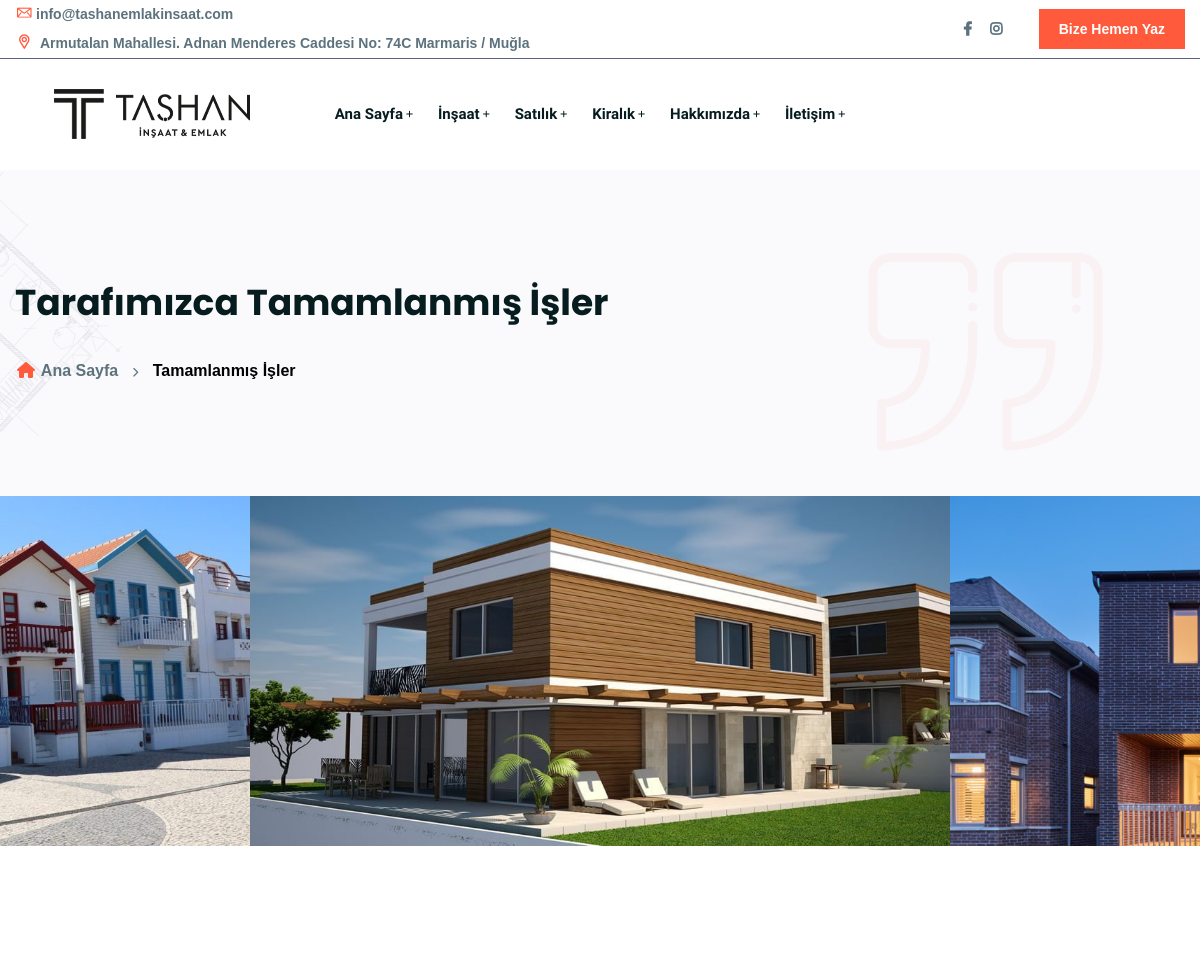
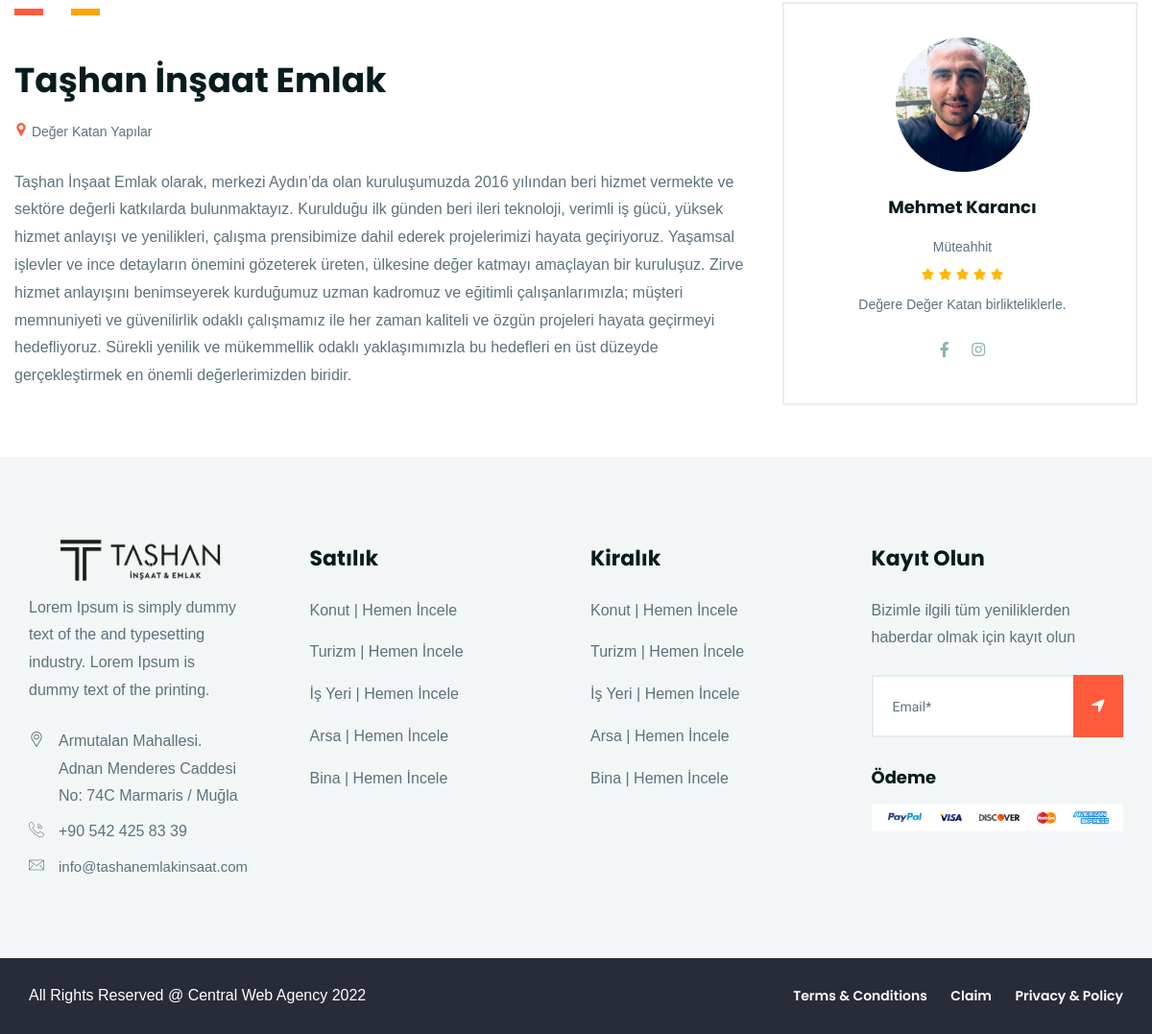
The page /tashan-emlak/works/ on the database its author committed (2 pictures, top to bottom).
### realestate/models.py (models this page shows, shortened)
class Works(models.Model):
    title = models.CharField(max_length=50, blank=True)
    image = models.ImageField(blank=True, upload_to='images/')

class Category(models.Model):
    name = models.CharField(max_length=10,choices=MODEL)
    model = models.CharField(max_length=200, db_index=True,default='Modeli Yazınıcız')
    slug = models.SlugField(max_length=200, db_index=True)

### realestate/views.py (the view)
# urls.py: path('works/',views.work_list,name='works'),
def work_list(request):
    sender = Category.objects.all()
    products = Works.objects.all()
    saleminilistnavbar = Product.objects.filter(type__name__icontains='Satılık')
    rentminilistnavbar = Product.objects.filter(type__name__icontains='Kiralık')
    context = {
        'products':products,
        'sender':sender ,
        'saleminilistnavbar':saleminilistnavbar,
        'rentminilistnavbar':rentminilistnavbar
    }
    return render(request,'central/work.html',context)

### realestate/templates/central/work.html (shortened to what this page needs)
{% extends "base.html" %}
{% load static i18n %}
{% load humanize %}
{% block content %}
    <div class="ltn__breadcrumb-area text-left bg-overlay-white-30 bg-image mb-0"  data-bs-bg="{% static 'img/bg/20.jpg' %}">
        <div class="container">
            <div class="row">
                <div class="col-lg-12">
                    <div class="ltn__breadcrumb-inner">
                        <h1 class="page-title">Tarafımızca Tamamlanmış İşler</h1>
                        <div class="ltn__breadcrumb-list">
                            <ul>
                                <li><a href="/"><span class="ltn__secondary-color"><i class="fas fa-home"></i></span> Ana Sayfa</a></li>
                                <li>Tamamlanmış İşler</li>
                            </ul>
                        </div>
                    </div>
                </div>
            </div>
        </div>
    </div>
    <div class="ltn__img-slider-area mb-90">
        <div class="container-fluid">
            <div class="row ltn__image-slider-5-active slick-arrow-1 slick-arrow-1-inner ltn__no-gutter-all">
              {% for x in products %}
                <div class="col-lg-12">
                    <div class="ltn__img-slide-item-4">
                        <a href="{% if x.image %}{{ x.image.url }}{% endif %}" data-rel="lightcase:myCollection">
                            <img src="{% if x.image %}{{ x.image.url }}{% endif %}" alt="Image">
                        </a>
                    </div>
                </div>
              {% endfor %}
            </div>
        </div>
    </div>
    <div class="ltn__shop-details-area pb-10">
        <div class="container">
            <div class="row">
                <div class="col-lg-8 col-md-12">
                    <div class="ltn__shop-details-inner ltn__page-details-inner mb-60">
                        <div class="ltn__blog-meta">
                            <ul>
                                <li class="ltn__blog-category">
                                    <a href="#">{{product.category}}</a>
                                </li>
                                <li class="ltn__blog-category">
                                    <a class="bg-orange" href="#">{{product.type}}</a>
                                </li>
                            </ul>
                        </div>
                        <h1>Taşhan İnşaat Emlak </h1>
                        <label><span class="ltn__secondary-color"><i class="flaticon-pin"></i></span> Değer Katan Yapılar</label>
                        <p>Taşhan İnşaat Emlak olarak, merkezi Aydın’da olan kuruluşumuzda 2016 yılından beri hizmet vermekte ve sektöre değerli katkılarda bulunmaktayız. Kurulduğu ilk günden beri ileri teknoloji, verimli iş gücü, yüksek hizmet anlayışı ve yenilikleri, çalışma prensibimize dahil ederek projelerimizi hayata geçiriyoruz. Yaşamsal işlevler ve ince detayların önemini gözeterek üreten, ülkesine değer katmayı amaçlayan bir kuruluşuz.
Zirve hizmet anlayışını benimseyerek kurduğumuz uzman kadromuz ve eğitimli çalışanlarımızla; müşteri memnuniyeti ve güvenilirlik odaklı çalışmamız ile her zaman kaliteli ve özgün projeleri hayata geçirmeyi hedefliyoruz. Sürekli yenilik ve mükemmellik odaklı yaklaşımımızla bu hedefleri en üst düzeyde gerçekleştirmek en önemli değerlerimizden biridir.</p>
                    </div>
                </div>
                <div class="col-lg-4">
                    <aside class="sidebar ltn__shop-sidebar ltn__right-sidebar---">
                        <div class="widget ltn__author-widget">
                            <div class="ltn__author-widget-inner text-center">
                                <img src="{% static 'mehmet.jpeg' %}" alt="Image">
                                <h5>Mehmet Karancı</h5>
                                <small>Müteahhit</small>
                                <div class="product-ratting">
                                    <ul>
                                        <li><a href="#"><i class="fas fa-star"></i></a></li>
                                        <li><a href="#"><i class="fas fa-star"></i></a></li>
                                        <li><a href="#"><i class="fas fa-star"></i></a></li>
                                      <li><a href="#"><i class="fas fa-star"></i></a></li>
                                      <li><a href="#"><i class="fas fa-star"></i></a></li>
                                    </ul>
                                </div>
                                <p>Değere Değer Katan birlikteliklerle.</p>
                                <div class="ltn__social-media">
                                    <ul>
                                        <li><a href="#" title="Facebook"><i class="fab fa-facebook-f"></i></a></li>
                                        <li><a href="#" title="Twitter"><i class="fab fa-instagram"></i></a></li>
                                    </ul>
                                </div>
                            </div>
                        </div>
                    </aside>
                </div>
            </div>
        </div>
    </div>
{% endblock %}

### realestate/templates/base.html (shortened to what this page needs)
<!doctype html>
{% load static i18n %}
<html lang="tr">
<head>
    <link rel="stylesheet" href="{% static 'css/font-icons.css' %}">
    <link rel="stylesheet" href="{% static 'css/plugins.css' %}">
    <link rel="stylesheet" href="{% static 'css/style.css' %}">
    <link rel="stylesheet" href="{% static 'css/responsive.css' %}">
</head>
<body style="font-family: Arial">
{% include "navbar.html" %}
{% block content %}{% endblock %}
{% include "footer.html" %}
</body>
</html>

### realestate/templates/navbar.html (shortened to what this page needs)
{% load static i18n %}
<div class="body-wrapper">
    <header class="ltn__header-area ltn__header-5 ltn__header-transparent--- gradient-color-4---">
        <div class="ltn__header-top-area section-bg-8 top-area-color-white---">
            <div class="container">
                <div class="row">
                    <div class="col-md-7">
                        <div class="ltn__top-bar-menu">
                            <ul>
                                <li><a href="mailto:info@tashanemlakinsaat.com"><i class="icon-mail"></i>info@tashanemlakinsaat.com</a></li>
                                <li><a href="locations.html"><i class="icon-placeholder"></i> Armutalan Mahallesi. Adnan Menderes Caddesi No: 74C Marmaris / Muğla</a></li>
                            </ul>
                        </div>
                    </div>
                    <div class="col-md-5">
                        <div class="top-bar-right text-end">
                            <div class="ltn__top-bar-menu">
                                <ul>
                                    <li>
                                        <div class="ltn__social-media">
                                            <ul>
                                                <li><a href="#" title="Facebook"><i class="fab fa-facebook-f"></i></a></li>
                                                <li><a href="#" title="Instagram"><i class="fab fa-instagram"></i></a></li>
                                            </ul>
                                        </div>
                                    </li>
                                    <li>
                                        <div class="header-top-btn">
                                            <a href="/tashan-emlak/contact/">Bize Hemen Yaz</a>
                                        </div>
                                    </li>
                                </ul>
                            </div>
                        </div>
                    </div>
                </div>
            </div>
        </div>
        <div class="ltn__header-middle-area ltn__header-sticky ltn__sticky-bg-white">
            <div class="container">
                <div class="row">
                    <div class="col">
                        <div class="site-logo-wrap">
                            <div class="site-logo">
                                <a href="/"><img src="{% static 'main.png' %}" alt="Logo"></a>
                            </div>
                        </div>
                    </div>
                    <div class="col header-menu-column">
                        <div class="header-menu d-none d-xl-block">
                            <nav>
                                <div class="ltn__main-menu">
                                    <ul>
                                        <li class="menu-icon"><a href="/">Ana Sayfa</a>
                                        </li>
                                         <li class="menu-icon"><a href="/tashan-emlak/works/">İnşaat</a>
                                        </li>
                                        <li class="menu-icon"><a href="#">Satılık</a>
                                        </li>
                                        <li class="menu-icon"><a href="#">Kiralık</a>
                                        </li>
                                        <li class="menu-icon"><a href="/tashan-emlak/about/">Hakkımızda</a>
                                        </li>
                                        <li class="menu-icon"><a href="/tashan-emlak/contact/">İletişim</a>
                                        </li>
                                    </ul>
                                </div>
                            </nav>
                        </div>
                    </div>
                </div>
            </div>
        </div>
    </header>
</div>

### realestate/templates/footer.html (shortened to what this page needs)
{% load static i18n %}
<footer class="ltn__footer-area  ">
        <div class="footer-top-area  section-bg-1 plr--5">
            <div class="container">
                <div class="row">
                    <div class="col-xl-3 col-md-6 col-sm-6 col-12">
                        <div class="footer-widget footer-about-widget">
                            <div class="footer-logo">
                                <div class="site-logo">
                                    <img src="{% static 'main.png' %}" alt="Logo">
                                </div>
                            </div>
                            <p>Lorem Ipsum is simply dummy text of the and typesetting industry. Lorem Ipsum is dummy text of the printing.</p>
                            <div class="footer-address">
                                <ul>
                                    <li>
                                        <div class="footer-address-icon">
                                            <i class="icon-placeholder"></i>
                                        </div>
                                        <div class="footer-address-info">
                                            <p>Armutalan Mahallesi. Adnan Menderes Caddesi No: 74C Marmaris / Muğla</p>
                                        </div>
                                    </li>
                                    <li>
                                        <div class="footer-address-icon">
                                            <i class="icon-call"></i>
                                        </div>
                                        <div class="footer-address-info">
                                            <p><a href="tel:+90 542 425 83 39">+90 542 425 83 39</a></p>
                                        </div>
                                    </li>
                                    <li>
                                        <div class="footer-address-icon">
                                            <i class="icon-mail"></i>
                                        </div>
                                        <div class="footer-address-info">
                                            <p><a style="font-size:15px;" href="mailto:info@tashanemlakinsaat.com">info@tashanemlakinsaat.com</a></p>
                                        </div>
                                    </li>
                                </ul>
                            </div>
                        </div>
                    </div>
                    <div class="col-xl-3 col-md-6 col-sm-6 col-12">
                        <div class="footer-widget footer-menu-widget clearfix">
                            <h4 class="footer-title">Satılık</h4>
                            <div class="footer-menu">
                                <ul>
                                    {% for product in sender %}
                                    <li><a href="/tashan-emlak/property/list/sale/{{product.slug}}">{{product.name}} | Hemen İncele</a></li>
                                    {% endfor %}
                                </ul>
                            </div>
                        </div>
                    </div>
                    <div class="col-xl-3 col-md-6 col-sm-6 col-12">
                        <div class="footer-widget footer-menu-widget clearfix">
                            <h4 class="footer-title">Kiralık</h4>
                            <div class="footer-menu">
                                <ul>
                                    {% for product in sender %}
                                    <li><a href="/tashan-emlak/property/list/rent/{{product.slug}}">{{product.name}} | Hemen İncele</a></li>
                                    {% endfor %}
                                </ul>
                            </div>
                        </div>
                    </div>
                    <div class="col-xl-3 col-md-6 col-sm-12 col-12">
                        <div class="footer-widget footer-newsletter-widget">
                            <h4 class="footer-title">Kayıt Olun</h4>
                            <p>Bizimle ilgili tüm yeniliklerden haberdar olmak için kayıt olun</p>
                            <div class="footer-newsletter">
                                <form action="#">
                                    <input type="email" name="email" placeholder="Email*">
                                    <div class="btn-wrapper">
                                        <button class="theme-btn-1 btn" type="submit"><i class="fas fa-location-arrow"></i></button>
                                    </div>
                                </form>
                            </div>
                            <h5 class="mt-30">Ödeme</h5>
                            <img src="{% static 'img/icons/payment-4.png' %}" alt="Payment Image">
                        </div>
                    </div>
                </div>
            </div>
        </div>
        <div class="ltn__copyright-area ltn__copyright-2 section-bg-7  plr--5">
            <div class="container-fluid ltn__border-top-2">
                <div class="row">
                    <div class="col-md-6 col-12">
                        <div class="ltn__copyright-design clearfix">
                            <p>All Rights Reserved @ Central Web Agency <span class="current-year"></span></p>
                        </div>
                    </div>
                    <div class="col-md-6 col-12 align-self-center">
                        <div class="ltn__copyright-menu text-end">
                            <ul>
                                <li><a href="/">Terms & Conditions</a></li>
                                <li><a href="/">Claim</a></li>
                                <li><a href="/">Privacy & Policy</a></li>
                            </ul>
                        </div>
                    </div>
                </div>
            </div>
        </div>
    </footer>

### rows shown on the page
Works: image (picture)
Works: image (picture)
Works: image (picture)
Category: name "Konut"
Category: name "Turizm"
Category: name "İş Yeri"
Category: name "Arsa"
Category: name "Bina"
